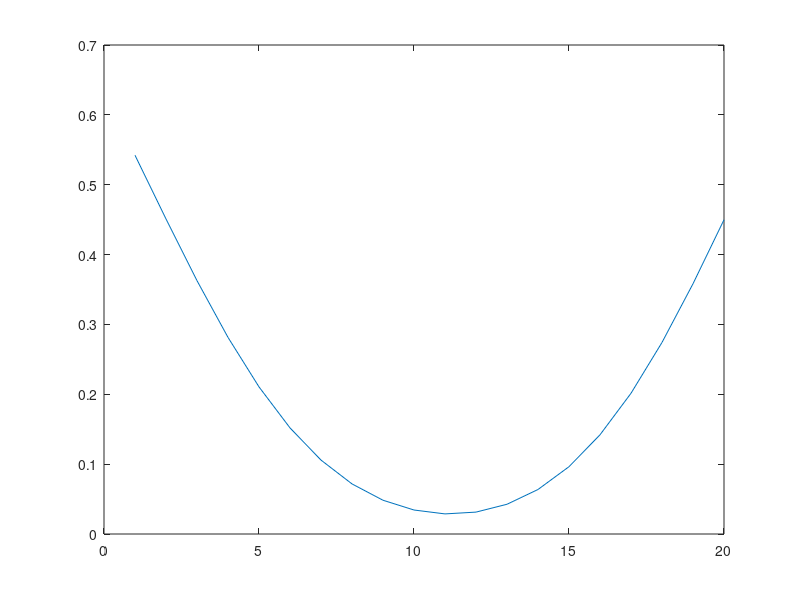

Source code (MATLAB):
R1 = 150;
R2 = 0.4*R1;
lambda = 0.001;


theta = 5*pi/180; %0; %acos( 1 - R2*R2/(2*R1*R1) );
x = R1*cos(theta)-sqrt(R2*R2 - R1*R1*sin(theta)^2):3:R1;

probability_formula = zeros(1,numel(x));

for j = 1:numel(x)
    r = x(j) ;

    beta1 = acos( 1 - R2*R2/(2*R1*R1) ) - theta;
    beta2 = acos( 1 - R2*R2/(2*R1*R1) );


    alpha1 = theta + atan( R1*sin(beta1)/(R1*cos(beta1) - r) );
    alpha2 = atan( (r*sin(theta) + R1*sin(beta2))/(R1*cos(beta2) - r*cos(theta)));

    r11 = @(alpha) -r*cos(theta-alpha) + sqrt( R1*R1 - r*r * sin(theta-alpha).*sin(theta-alpha) );
    r12 = @(alpha) R1*cos(alpha) - r*cos(alpha-theta) + sqrt( (R1*cos(alpha)-r*cos(alpha-theta)).*(R1*cos(alpha)-r*cos(alpha-theta)) - r*r*sin(theta)*sin(theta) - (R1-r*cos(theta))^2 + R2*R2 );

    a1 = alpha1;
    a2 = alpha2;
    if a1 < 0
        a1 = pi + a1;
    end
    if a2 < 0
        a2 = pi + a2;
    end
    f1 = @(alpha) (1/2/pi)*exp(-pi*lambda*r11(alpha).*r11(alpha));
    f2 = @(alpha) (1/2/pi)*exp(-pi*lambda*r12(alpha).*r12(alpha));
    Prob = integral(f1,-a2,a1) +  integral(f2,a1,2*pi-a2);
    probability_formula(j) = Prob;
end
plot(probability_formula)
